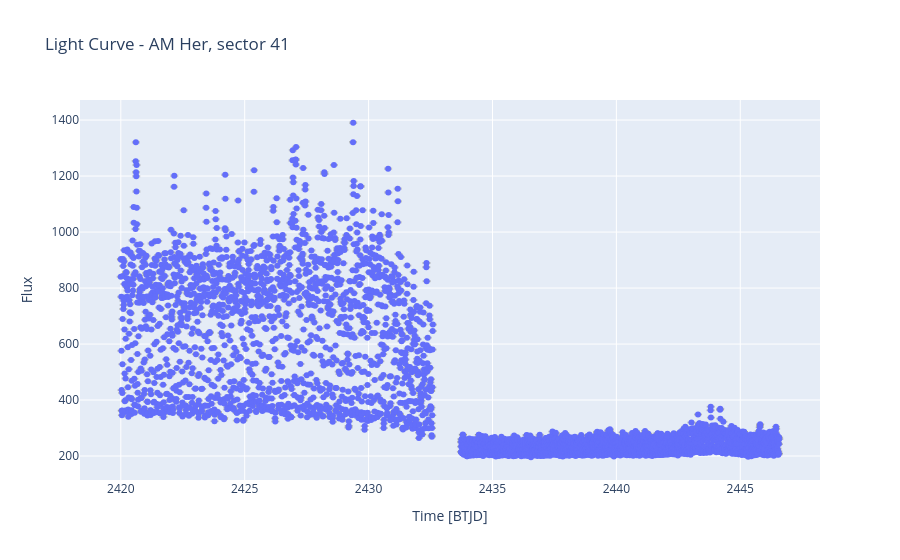
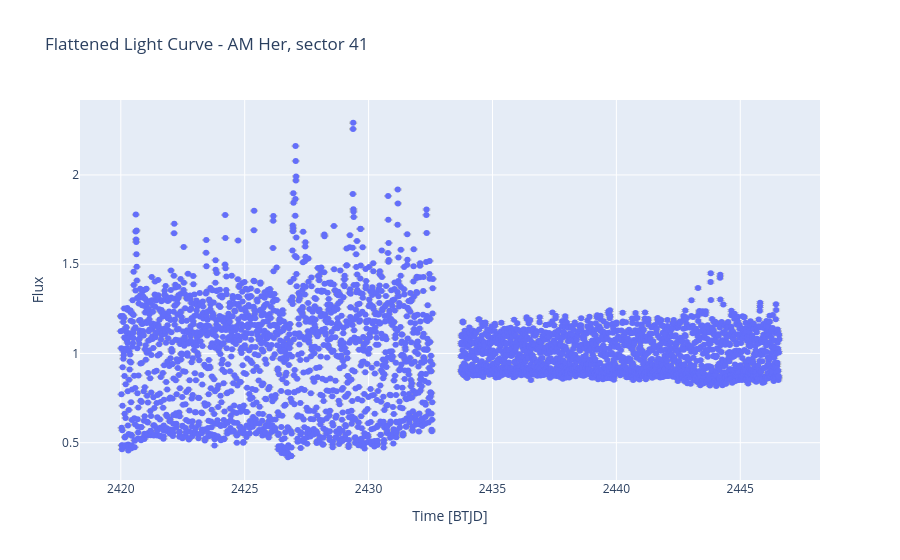

The cell these charts' notebook holds for them, in order:
### Markdown cell above
#### <font color="#00FF00">Run this cell **after** defining the aperture (in the previous cell)</font>

### Code cell
# Run this cell AFTER you've finished clicking pixels in the cell above.
aperture = builder.mask if builder is not None else None
tpf, lc, lc_flat, aperture, background_mask = extract_lc(cfg, aperture=aperture)
print("Aperture")
ax = tpf.plot(aperture_mask=aperture); ax.invert_yaxis(); ax.figure.canvas.header_visible = False; plt.show()
target_output_dir = get_target_output_dir(cfg)
prefix = target_output_dir / f"s{cfg.sector:03d}_cut{cfg.cutout_size}"
print("Light Curve")
plot_lc_plotly(lc, f"Light Curve - {cfg.target}, sector {cfg.sector}", filename=str(prefix) + "_lc.html")
print("Flattened Light Curve")
plot_lc_plotly(lc_flat, f"Flattened Light Curve - {cfg.target}, sector {cfg.sector}", filename=str(prefix) + "_flat.html")

### Figure 1 — Plotly figure (JSON) as saved in the notebook; plotly's stock layout.template omitted (floating-point values rounded to 4 significant figures; data arrays with more than 128 entries replaced by an {"elided": "..."} marker saying what was removed)
{"data": [{"error_y": {"array": {"elided": "3658 float values"}, "color": "gray", "thickness": 0.5, "type": "data", "visible": true}, "marker": {"size": 6}, "mode": "markers", "name": "flux", "type": "scatter", "x": {"elided": "3658 float values"}, "y": {"elided": "3658 float values"}}], "layout": {"title": {"text": "Light Curve - AM Her, sector 41"}, "xaxis": {"title": {"text": "Time [BTJD]"}}, "yaxis": {"title": {"text": "Flux"}}}}

### Figure 2 — Plotly figure (JSON) as saved in the notebook; plotly's stock layout.template omitted (floating-point values rounded to 4 significant figures; data arrays with more than 128 entries replaced by an {"elided": "..."} marker saying what was removed)
{"data": [{"error_y": {"array": {"elided": "3658 float values"}, "color": "gray", "thickness": 0.5, "type": "data", "visible": true}, "marker": {"size": 6}, "mode": "markers", "name": "flux", "type": "scatter", "x": {"elided": "3658 float values"}, "y": {"elided": "3658 float values"}}], "layout": {"title": {"text": "Flattened Light Curve - AM Her, sector 41"}, "xaxis": {"title": {"text": "Time [BTJD]"}}, "yaxis": {"title": {"text": "Flux"}}}}
